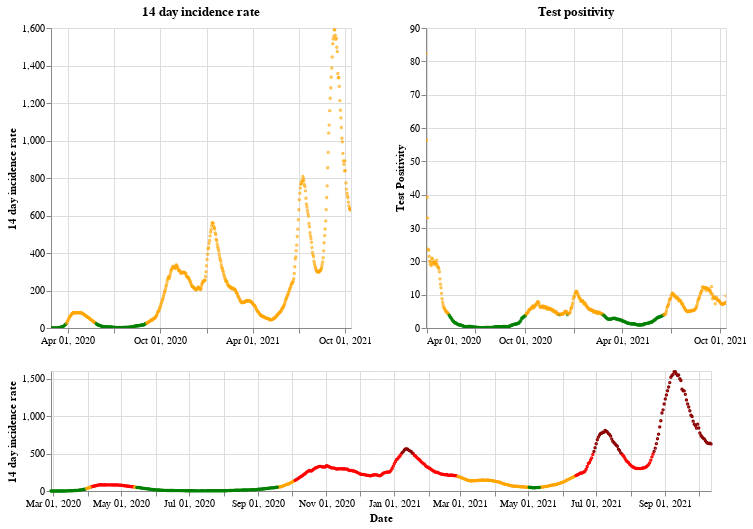

Here is the notebook cell this chart was saved with:
### Markdown cell above
## Scotland

### Code cell
plot_traffic_light('Scotland')

### Figure 1 — Vega-Lite specification as saved in the notebook (floating-point values rounded to 4 significant figures; data arrays with more than 128 entries replaced by an {"elided": "..."} marker saying what was removed)
{"config": {"view": {"continuousWidth": 400, "continuousHeight": 300}}, "vconcat": [{"hconcat": [{"mark": {"type": "point", "size": 2}, "encoding": {"color": {"condition": {"value": "green", "test": "(datum.twoWeeklyCasesRate <= 25)"}, "value": "orange"}, "tooltip": [{"type": "nominal", "field": "areaName"}, {"type": "temporal", "field": "date"}, {"type": "quantitative", "field": "twoWeeklyCasesRate"}, {"type": "quantitative", "field": "testPositivity"}], "x": {"type": "temporal", "axis": {"title": ""}, "field": "date", "scale": {"domain": {"selection": "DateBrush"}}, "timeUnit": "yearmonthdate"}, "y": {"type": "quantitative", "axis": {"title": "14 day incidence rate"}, "field": "twoWeeklyCasesRate"}}, "title": "14 day incidence rate", "width": 300}, {"mark": {"type": "point", "size": 2}, "encoding": {"color": {"condition": {"value": "green", "test": "(datum.testPositivity <= 4)"}, "value": "orange"}, "tooltip": [{"type": "nominal", "field": "areaName"}, {"type": "temporal", "field": "date"}, {"type": "quantitative", "field": "twoWeeklyCasesRate"}, {"type": "quantitative", "field": "testPositivity"}], "x": {"type": "temporal", "axis": {"title": ""}, "field": "date", "scale": {"domain": {"selection": "DateBrush"}}, "timeUnit": "yearmonthdate"}, "y": {"type": "quantitative", "axis": {"title": "Test Positivity"}, "field": "testPositivity"}}, "title": "Test positivity", "width": 300}]}, {"layer": [{"mark": {"type": "point", "size": 2}, "encoding": {"color": {"condition": {"value": "orange", "test": "(((datum.testPositivity < 4) && (datum.twoWeeklyCasesRate >= 50)) && (datum.twoWeeklyCasesRate < 200))"}, "value": "red"}, "opacity": {"condition": {"value": 1, "test": "((datum.twoWeeklyCasesRate >= 50) && (datum.twoWeeklyCasesRate < 500))"}, "value": 0}, "tooltip": [{"type": "nominal", "field": "areaName"}, {"type": "temporal", "field": "date"}, {"type": "quantitative", "field": "twoWeeklyCasesRate"}, {"type": "quantitative", "field": "testPositivity"}], "x": {"type": "temporal", "axis": {"title": "Date"}, "field": "date", "timeUnit": "yearmonthdate"}, "y": {"type": "quantitative", "axis": {"title": "14 day incidence rate"}, "field": "twoWeeklyCasesRate"}}, "selection": {"DateBrush": {"type": "interval", "encodings": ["x"], "fields": ["Time"]}}}, {"mark": {"type": "point", "size": 2}, "encoding": {"color": {"value": "darkred"}, "opacity": {"condition": {"value": 1, "test": "(datum.twoWeeklyCasesRate >= 500)"}, "value": 0}, "tooltip": [{"type": "nominal", "field": "areaName"}, {"type": "temporal", "field": "date"}, {"type": "quantitative", "field": "twoWeeklyCasesRate"}, {"type": "quantitative", "field": "testPositivity"}], "x": {"type": "temporal", "axis": {"title": "Date"}, "field": "date", "timeUnit": "yearmonthdate"}, "y": {"type": "quantitative", "axis": {"title": "14 day incidence rate"}, "field": "twoWeeklyCasesRate"}}}, {"mark": {"type": "point", "size": 2}, "encoding": {"color": {"condition": {"value": "green", "test": "((datum.testPositivity < 4) && (datum.twoWeeklyCasesRate < 50))"}, "value": "orange"}, "opacity": {"condition": {"value": 1, "test": "(datum.twoWeeklyCasesRate < 50)"}, "value": 0}, "tooltip": [{"type": "nominal", "field": "areaName"}, {"type": "temporal", "field": "date"}, {"type": "quantitative", "field": "twoWeeklyCasesRate"}, {"type": "quantitative", "field": "testPositivity"}], "x": {"type": "temporal", "axis": {"title": "Date"}, "field": "date", "timeUnit": "yearmonthdate"}, "y": {"type": "quantitative", "axis": {"title": "14 day incidence rate"}, "field": "twoWeeklyCasesRate"}}}], "height": 120, "width": 660}], "data": {"name": "data-b5b1ef8041f3834612dbca18d74a22af"}, "$schema": "https://vega.github.io/schema/vega-lite/v4.8.1.json", "datasets": {"data-b5b1ef8041f3834612dbca18d74a22af": {"elided": "593 records"}}}
